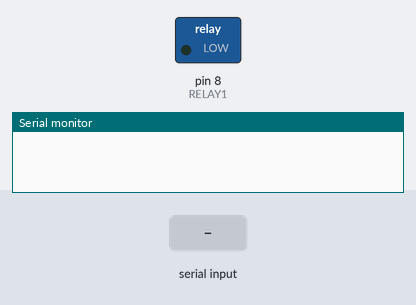
The sketch below on a simulated Arduino Uno, built with avr-gcc and run on an emulated ATmega328P. Shown: switched loads named in the sketch (green lamp = pin HIGH), the last lines printed to the serial monitor. The inputs (shaded band) are chosen by the test bench.

Above: at 2.7 s.
2.8 s: "1" received over Serial
At 4.0 s:
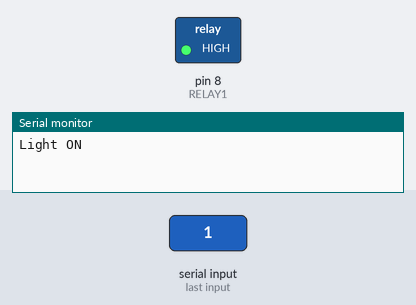
4.3 s: "0" received over Serial
At 5.7 s:
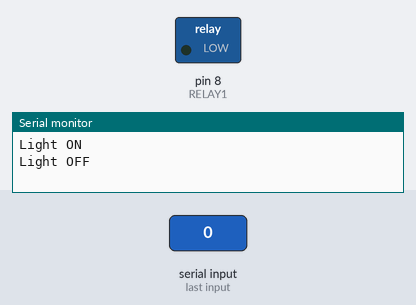
Timing chart, 0 to 7.3 s (numbered marks = the images above; inputs shaded):
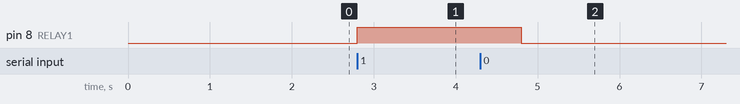

The sketch:

SmartHome.ino
```cpp
#include <dht.h>

#define RELAY1  8
#define pin 2 // Analog Pin sensor is connected to

dht DHT;

bool state = 0;

void setup()
{
  Serial.begin(9600);
  delay(500);//Delay to let system boot
  delay(1000);//Wait before accessing Sensor
  pinMode(RELAY1, OUTPUT);
  digitalWrite(RELAY1, LOW);
  state = 0;
}

char ch;

void loop()
{
  if(Serial.available())
  {
     ch = char(Serial.read());

     if(ch == '0')
     {
       digitalWrite(RELAY1, LOW);           // Turns ON Relays 1
       Serial.println("Light OFF");
       state = 0;
       delay(2000);                         // Wait 2 seconds
     }
     else if(ch == '1')
     {
       digitalWrite(RELAY1, HIGH);          // Turns Relay Off
       Serial.println("Light ON");
       state = 1;
       delay(2000);
     }
     else if(ch == 's')
     {
        Serial.println(state);
     }

     else if(ch == 't')
     {
          DHT.read11(pin);
          Serial.println(DHT.temperature);
     }
     else if(ch == 'w')
     {
          DHT.read11(pin);
          Serial.println(DHT.humidity);
     }
  }
}
```

Measured:
- after the input at 2.8 s, pin 8 (RELAY1): LOW → HIGH at once
- after the input at 4.3 s, pin 8 (RELAY1): HIGH → LOW after 0.50 s
